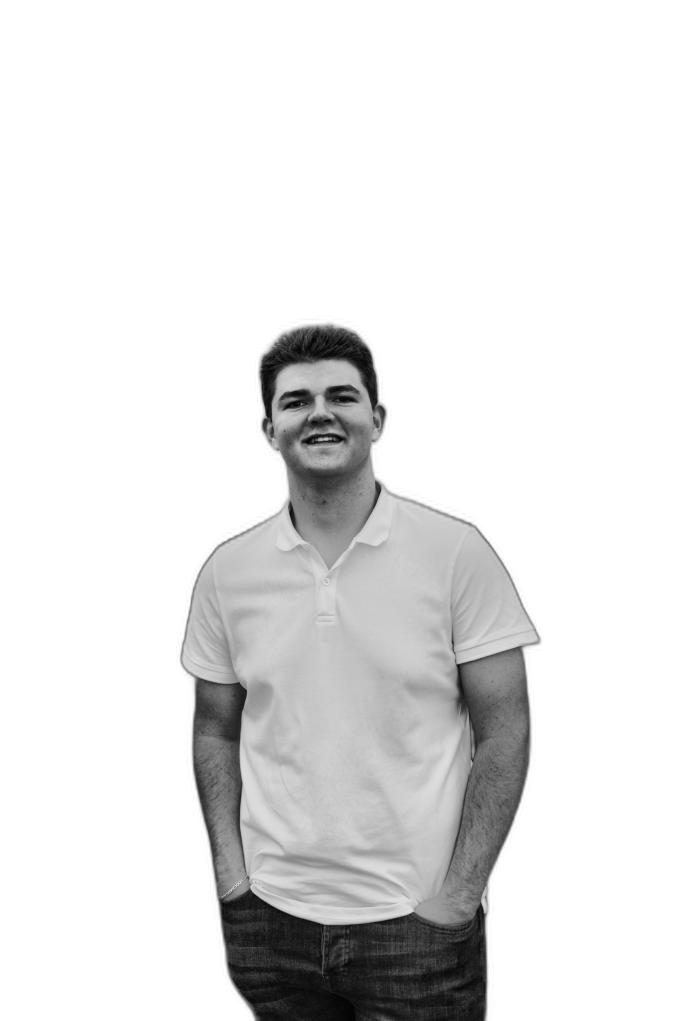
#> input picture source-prepped.png, 4081 x 6122 px, found by its file name (shown at 1/6 size)
$ python make_ascii_svg.py
#> lines starting #> are read from the running program, lines starting #| are printed output that depends on the picture
"""
make_ascii_svg.py — downsample source-prepped.png to a character grid and
emit a monochrome ASCII-art SVG that "types" itself in, row by row,
via SMIL clip-path animation. Prints once, then freezes (no looping).

Usage:
    python scripts/make_ascii_svg.py

Output:
    avi-ascii.svg
"""

from PIL import Image

# bright (sparse) -> dark (dense); leading space clears background to nothing
RAMP = " .`:-=+*cs#%@"

GRID_COLS = 100
GRID_ROWS = 53

CHAR_W = 6.6   # px per character cell, horizontal
CHAR_H = 12    # px per character cell, vertical
FONT_SIZE = 12
FILL_COLOR = "#9aa5b1"   # single light-gray fill -- monochrome on purpose
BG_COLOR = "none"

STAGGER_PER_ROW = 0.045   # seconds between each row starting its wipe
WIPE_DURATION = 0.35      # seconds for a single row's left-to-right wipe


def load_and_downsample(path: str) -> Image.Image:
    img = Image.open(path).convert("L")
    return img.resize((GRID_COLS, GRID_ROWS), Image.LANCZOS)


def pixel_to_char(value: int) -> str:
    # value: 0 (black) .. 255 (white). Map white -> sparse end, black -> dense end.
    idx = int((255 - value) / 255 * (len(RAMP) - 1))
    return RAMP[idx]


def image_to_rows(img: Image.Image) -> list[str]:
    pixels = img.load()
    rows = []
    for y in range(GRID_ROWS):
        row_chars = [pixel_to_char(pixels[x, y]) for x in range(GRID_COLS)]
        rows.append("".join(row_chars).rstrip() or " ")
    return rows


def escape_xml(s: str) -> str:
    return (
        s.replace("&", "&amp;")
        .replace("<", "&lt;")
        .replace(">", "&gt;")
    )


def build_svg(rows: list[str]) -> str:
    width = GRID_COLS * CHAR_W
    height = GRID_ROWS * CHAR_H

    defs = []
    text_els = []

    for i, row in enumerate(rows):
        row_width = len(row) * CHAR_W
        clip_id = f"clip{i}"
        start = round(i * STAGGER_PER_ROW, 3)
        end = round(start + WIPE_DURATION, 3)

        # clipPath rect animates its width from 0 -> full row width
        defs.append(f"""
    <clipPath id="{clip_id}">
      <rect x="0" y="{i * CHAR_H}" width="0" height="{CHAR_H + 2}">
        <animate attributeName="width" from="0" to="{row_width}"
                 begin="{start}s" dur="{WIPE_DURATION}s"
                 fill="freeze" calcMode="linear" />
      </rect>
    </clipPath>""")

        y_baseline = i * CHAR_H + CHAR_H * 0.8
        text_els.append(
            f'  <g clip-path="url(#{clip_id})">'
            f'<text x="0" y="{y_baseline}" font-family="monospace" '
            f'font-size="{FONT_SIZE}" fill="{FILL_COLOR}" '
            f'xml:space="preserve">{escape_xml(row)}</text>'
            f"</g>"
        )
        # small "cursor" block riding the wipe edge, disappears once row is done
        text_els.append(
            f'  <rect width="{CHAR_W}" height="{CHAR_H}" y="{i * CHAR_H}" '
            f'fill="{FILL_COLOR}" opacity="0">'
            f'<animate attributeName="x" from="0" to="{max(row_width - CHAR_W, 0)}" '
            f'begin="{start}s" dur="{WIPE_DURATION}s" fill="freeze" calcMode="linear" />'
            f'<animate attributeName="opacity" values="0;1;1;0" '
            f'keyTimes="0;0.01;0.9;1" begin="{start}s" dur="{WIPE_DURATION}s" fill="freeze" />'
            f"</rect>"
        )

    svg = f"""<svg viewBox="0 0 {width} {height}" width="{width}" height="{height}"
     xmlns="http://www.w3.org/2000/svg">
  <defs>{"".join(defs)}
  </defs>
  <rect width="{width}" height="{height}" fill="{BG_COLOR}" />
{chr(10).join(text_els)}
</svg>"""
    return svg


def main():
    img = load_and_downsample("source-prepped.png")
#> in load_and_downsample, img is the input picture: PIL image 4081x6122 L; min 1, max 255, mean 227.7
#> in load_and_downsample, `return img.resize((GRID_COLS, GRID_ROWS), Image.LANCZOS)`:
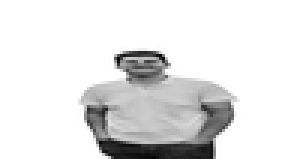
#> returned value: PIL image 100x53 L (shown 3 times larger); min 0, max 255, mean 227.6
    rows = image_to_rows(img)
#> after the loop in image_to_rows, `for y in range(GRID_ROWS):`: rows = 53 items, first 6: ' ', ' ', ' ', ' ', ' ', ' '
#> rows = 53 items, first 6: ' ', ' ', ' ', ' ', ' ', ' '
    svg = build_svg(rows)
#> the loop in build_svg, `for i, row in enumerate(rows):` made 53 passes
#> (row_width, clip_id, start, end, y_baseline) on passes 1 to 12: (6.6, 'clip0', 0, 0.35, 9.6), (6.6, 'clip1', 0.045, 0.395, 21.6), (6.6, 'clip2', 0.09, 0.44, 33.6), (6.6, 'clip3', 0.135, 0.485, 45.6), (6.6, 'clip4', 0.18, 0.53, 57.6), (6.6, 'clip5', 0.225, 0.575, 69.6), (6.6, 'clip6', 0.27, 0.62, 81.6), (6.6, 'clip7', 0.315, 0.665, 93.6), (6.6, 'clip8', 0.36, 0.71, 105.6), (6.6, 'clip9', 0.405, 0.755, 117.6), (6.6, 'clip10', 0.45, 0.8, 129.6), (6.6, 'clip11', 0.495, 0.845, 141.6)
#> after the loop in build_svg, `for i, row in enumerate(rows):`: defs = 53 items; text_els = 106 items
    with open("avi-ascii.svg", "w") as f:
        f.write(svg)
    print("Wrote avi-ascii.svg")


if __name__ == "__main__":
    main()
